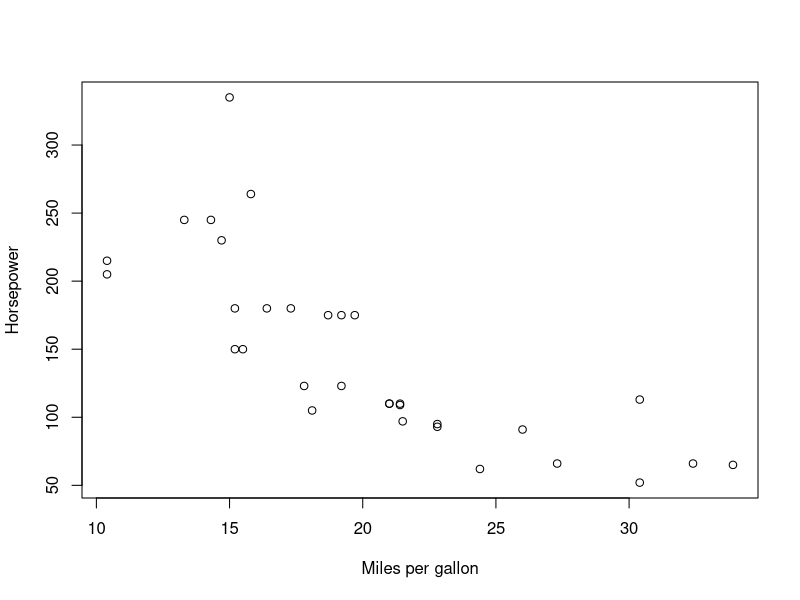
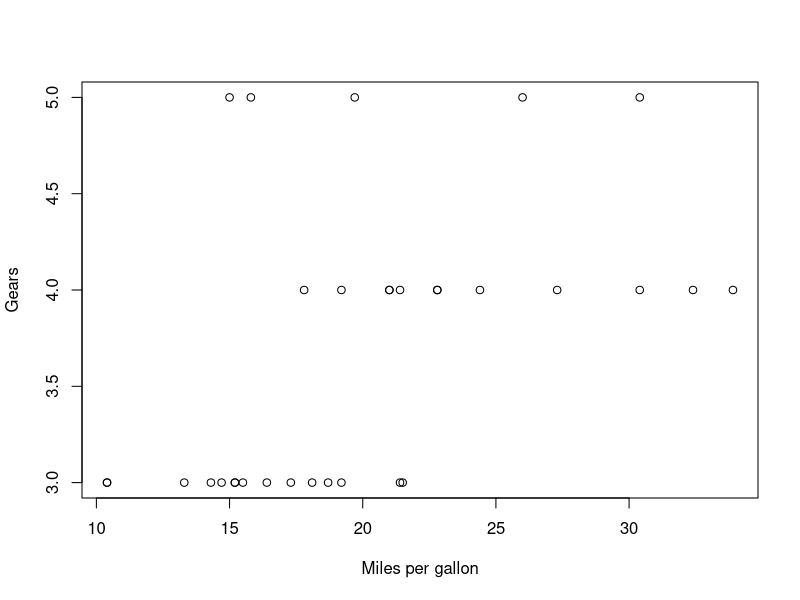
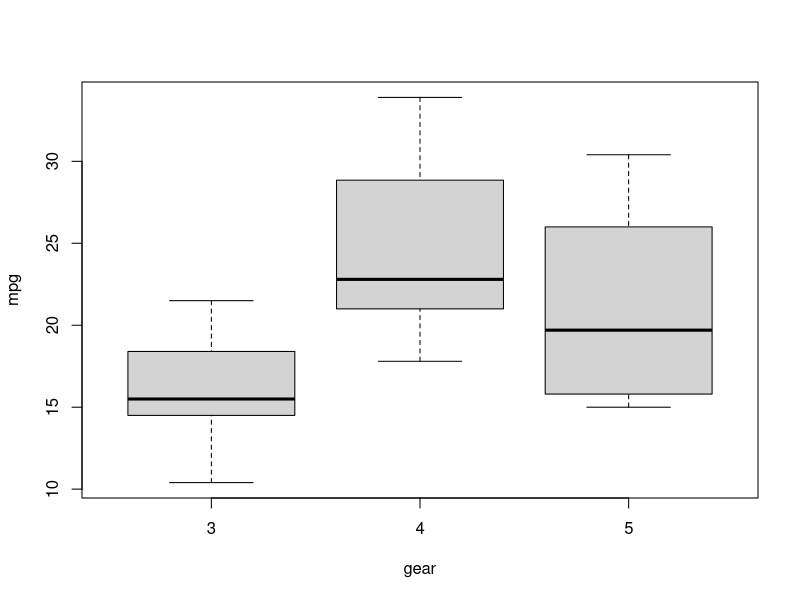
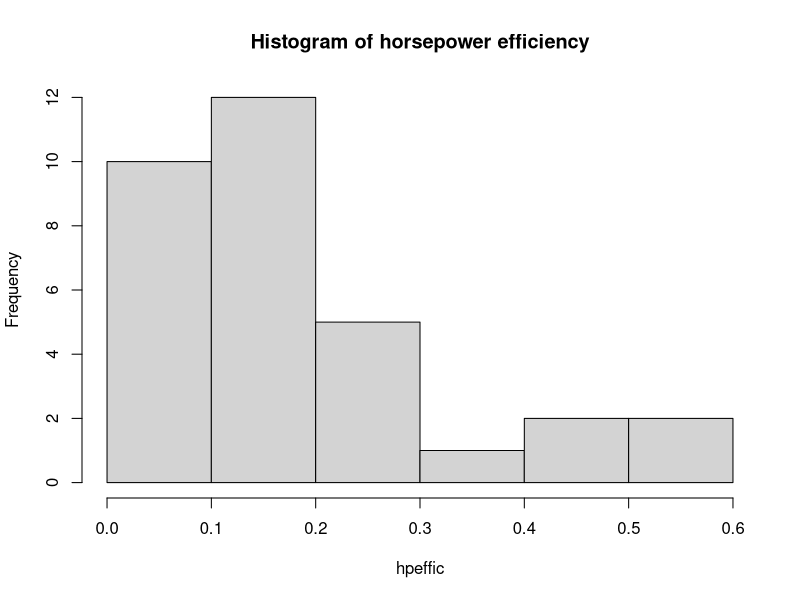
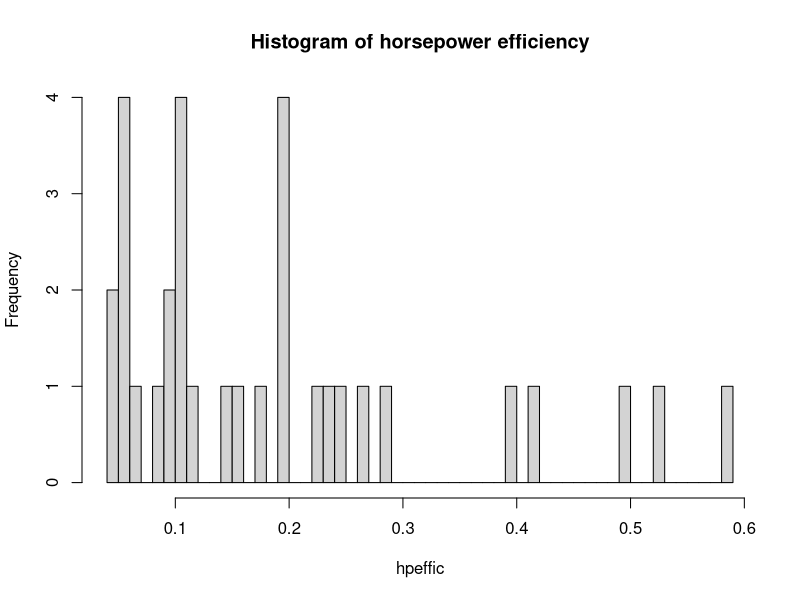
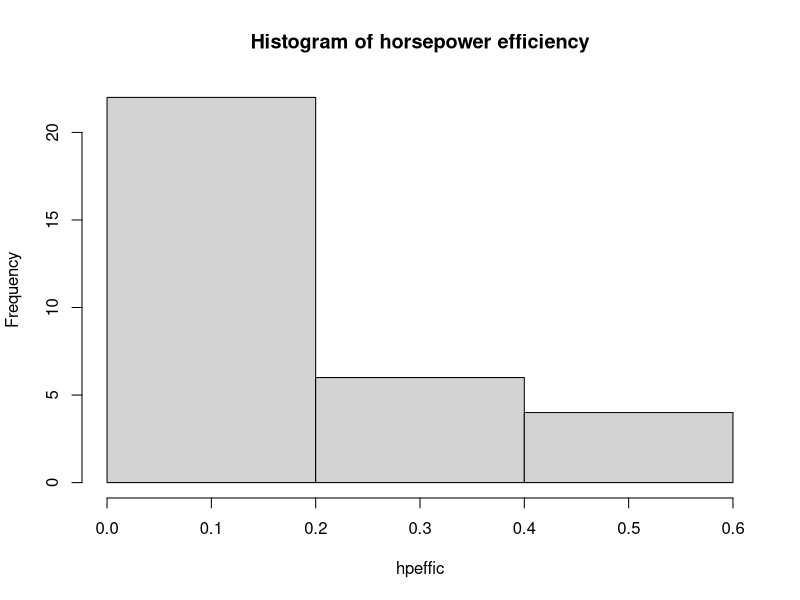

R code for these plots, in order:
## ---- chunk 1

6/2*(1+2)
## ---- chunk 2

(6/2)*(1+2)
## ---- chunk 3

6/(2*(1+2))
## ---- chunk 4
V = c(2,3,5,8, 12)
## ---- chunk 5
V
## ---- chunk 6
V[2]
## ---- chunk 7
V[2:4]
## ---- chunk 8
W = c(4,3,9, 2, 2)
print(W)
## ---- chunk 9
V + W
## ---- chunk 10
sort(V)
## ---- chunk 11
sort(W, decreasing = TRUE)
## ---- chunk 12
mtcars
## ---- chunk 13
head(mtcars)
## ---- chunk 14
mtcars$mpg
## ---- chunk 15
max(mtcars$mpg)
min(mtcars$mpg)
## ---- chunk 16
#mean (or average)
mean(mtcars$mpg)

#standard deviation (a measure of spread)
sd(mtcars$mpg)

#median (half the entries above this value, half below)
median(mtcars$mpg)

#range (maximum value minus minimum value)
range(mtcars$mpg)

## ---- chunk 17

hpeffic = mtcars$mpg/mtcars$hp 
## ---- chunk 18

ind = which(hpeffic > .1)

rownames(mtcars)[ind]
## ---- chunk 19

rownames(mtcars)[which.min(hpeffic)]

min(hpeffic)

## ---- chunk 20
x = mtcars$mpg

y = mtcars$hp

plot(x,y, xlab = 'Miles per gallon', ylab = 'Horsepower')


## ---- chunk 21
x = mtcars$mpg

y = mtcars$gear

plot(x,y, xlab = 'Miles per gallon', ylab = 'Gears')


## ---- chunk 22

boxplot(mpg~gear, data = mtcars)
## ---- chunk 23


hpeffic = mtcars$mpg/mtcars$hp

hist(hpeffic, main = "Histogram of horsepower efficiency")
## ---- chunk 24


hpeffic = mtcars$mpg/mtcars$hp

hist(hpeffic, main = "Histogram of horsepower efficiency", breaks = 50)
## ---- chunk 25


hpeffic = mtcars$mpg/mtcars$hp

hist(hpeffic, main = "Histogram of horsepower efficiency", breaks = 3)
